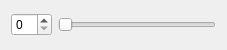
<?xml version="1.0" encoding="UTF-8"?>
<ui version="4.0">
 <class>diy</class>
 <widget class="QWidget" name="diy">
  <property name="geometry">
   <rect>
    <x>0</x>
    <y>0</y>
    <width>227</width>
    <height>50</height>
   </rect>
  </property>
  <property name="windowTitle">
   <string>Form</string>
  </property>
  <layout class="QHBoxLayout" name="horizontalLayout">
   <item>
    <widget class="QSpinBox" name="spinBox"/>
   </item>
   <item>
    <widget class="QSlider" name="horizontalSlider">
     <property name="orientation">
      <enum>Qt::Horizontal</enum>
     </property>
    </widget>
   </item>
  </layout>
 </widget>
 <resources/>
 <connections/>
</ui>
